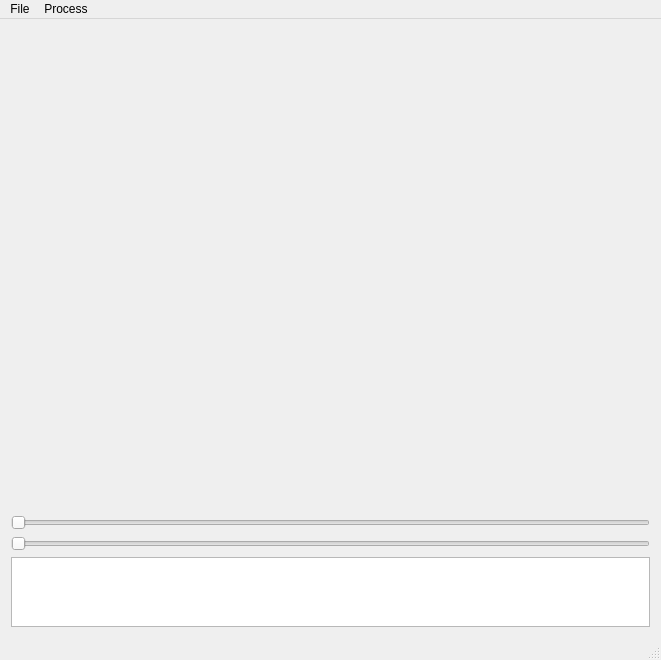
<?xml version="1.0" encoding="UTF-8"?>
<ui version="4.0">
 <class>MainWindow</class>
 <widget class="QMainWindow" name="MainWindow">
  <property name="enabled">
   <bool>true</bool>
  </property>
  <property name="geometry">
   <rect>
    <x>0</x>
    <y>0</y>
    <width>661</width>
    <height>660</height>
   </rect>
  </property>
  <property name="minimumSize">
   <size>
    <width>340</width>
    <height>300</height>
   </size>
  </property>
  <property name="windowTitle">
   <string>MainWindow</string>
  </property>
  <property name="iconSize">
   <size>
    <width>25</width>
    <height>25</height>
   </size>
  </property>
  <widget class="QWidget" name="centralWidget">
   <property name="sizePolicy">
    <sizepolicy hsizetype="Preferred" vsizetype="Preferred">
     <horstretch>8</horstretch>
     <verstretch>6</verstretch>
    </sizepolicy>
   </property>
   <property name="minimumSize">
    <size>
     <width>320</width>
     <height>240</height>
    </size>
   </property>
   <property name="sizeIncrement">
    <size>
     <width>8</width>
     <height>6</height>
    </size>
   </property>
   <layout class="QGridLayout" name="gridLayout">
    <item row="3" column="0">
     <widget class="QTextEdit" name="textEdit">
      <property name="sizePolicy">
       <sizepolicy hsizetype="Expanding" vsizetype="Expanding">
        <horstretch>9</horstretch>
        <verstretch>1</verstretch>
       </sizepolicy>
      </property>
      <property name="font">
       <font>
        <family>Courier New</family>
        <pointsize>12</pointsize>
       </font>
      </property>
      <property name="readOnly">
       <bool>true</bool>
      </property>
     </widget>
    </item>
    <item row="0" column="0">
     <widget class="QWidget" name="imageWidget" native="true">
      <property name="enabled">
       <bool>true</bool>
      </property>
      <property name="sizePolicy">
       <sizepolicy hsizetype="Preferred" vsizetype="Preferred">
        <horstretch>13</horstretch>
        <verstretch>10</verstretch>
       </sizepolicy>
      </property>
     </widget>
    </item>
    <item row="2" column="0">
     <widget class="QSlider" name="imageSlider">
      <property name="orientation">
       <enum>Qt::Horizontal</enum>
      </property>
     </widget>
    </item>
    <item row="1" column="0">
     <widget class="QSlider" name="opacitySlider">
      <property name="orientation">
       <enum>Qt::Horizontal</enum>
      </property>
     </widget>
    </item>
   </layout>
  </widget>
  <widget class="QMenuBar" name="menuBar">
   <property name="geometry">
    <rect>
     <x>0</x>
     <y>0</y>
     <width>661</width>
     <height>21</height>
    </rect>
   </property>
   <widget class="QMenu" name="menuFile">
    <property name="title">
     <string>File</string>
    </property>
    <addaction name="separator"/>
    <addaction name="actionAdd_Images_Folder"/>
    <addaction name="actionOpen_Volume_Data"/>
    <addaction name="actionOpen_Volume"/>
    <addaction name="actionQuit"/>
   </widget>
   <widget class="QMenu" name="menuProcess">
    <property name="title">
     <string>Process</string>
    </property>
    <widget class="QMenu" name="menuUS_Probe_Calibration">
     <property name="title">
      <string>US Probe Calibration</string>
     </property>
     <addaction name="actionCalibrate_Probe"/>
     <addaction name="actionCheck_Calibration_Error"/>
    </widget>
    <addaction name="actionCrop_Images"/>
    <addaction name="menuUS_Probe_Calibration"/>
    <addaction name="actionVolume_Reconstruction"/>
    <addaction name="action3D_Scene_Display"/>
   </widget>
   <addaction name="menuFile"/>
   <addaction name="menuProcess"/>
  </widget>
  <widget class="QStatusBar" name="statusBar"/>
  <action name="actionAdd_Images_Folder">
   <property name="text">
    <string>Open Image(s)</string>
   </property>
   <property name="toolTip">
    <string>Open Image or images</string>
   </property>
  </action>
  <action name="actionQuit">
   <property name="text">
    <string>Quit</string>
   </property>
  </action>
  <action name="actionOpen_Volume_Data">
   <property name="text">
    <string>Open Volume Data</string>
   </property>
  </action>
  <action name="actionVolume_Reconstruction">
   <property name="text">
    <string>Volume Reconstruction</string>
   </property>
  </action>
  <action name="actionOpen_Volume">
   <property name="text">
    <string>Open Volume</string>
   </property>
  </action>
  <action name="actionCrop_Images">
   <property name="text">
    <string>Crop Images</string>
   </property>
  </action>
  <action name="action3D_Scene_Display">
   <property name="text">
    <string>3D Scene Display</string>
   </property>
  </action>
  <action name="actionCalibrate_Probe">
   <property name="text">
    <string>Calibrate Probe</string>
   </property>
  </action>
  <action name="actionCheck_Calibration_Error">
   <property name="text">
    <string>Check Calibration Error</string>
   </property>
  </action>
 </widget>
 <layoutdefault spacing="6" margin="11"/>
 <resources/>
 <connections>
  <connection>
   <sender>actionQuit</sender>
   <signal>triggered()</signal>
   <receiver>MainWindow</receiver>
   <slot>close()</slot>
   <hints>
    <hint type="sourcelabel">
     <x>-1</x>
     <y>-1</y>
    </hint>
    <hint type="destinationlabel">
     <x>329</x>
     <y>244</y>
    </hint>
   </hints>
  </connection>
  <connection>
   <sender>actionAdd_Images_Folder</sender>
   <signal>triggered()</signal>
   <receiver>MainWindow</receiver>
   <slot>addImages()</slot>
   <hints>
    <hint type="sourcelabel">
     <x>-1</x>
     <y>-1</y>
    </hint>
    <hint type="destinationlabel">
     <x>329</x>
     <y>244</y>
    </hint>
   </hints>
  </connection>
  <connection>
   <sender>actionCalibrate_Probe</sender>
   <signal>triggered()</signal>
   <receiver>MainWindow</receiver>
   <slot>probeCalibration()</slot>
   <hints>
    <hint type="sourcelabel">
     <x>-1</x>
     <y>-1</y>
    </hint>
    <hint type="destinationlabel">
     <x>330</x>
     <y>311</y>
    </hint>
   </hints>
  </connection>
  <connection>
   <sender>imageSlider</sender>
   <signal>valueChanged(int)</signal>
   <receiver>MainWindow</receiver>
   <slot>displaySelectedImage(int)</slot>
   <hints>
    <hint type="sourcelabel">
     <x>249</x>
     <y>553</y>
    </hint>
    <hint type="destinationlabel">
     <x>127</x>
     <y>509</y>
    </hint>
   </hints>
  </connection>
  <connection>
   <sender>actionOpen_Volume_Data</sender>
   <signal>triggered()</signal>
   <receiver>MainWindow</receiver>
   <slot>openVolumeData()</slot>
   <hints>
    <hint type="sourcelabel">
     <x>-1</x>
     <y>-1</y>
    </hint>
    <hint type="destinationlabel">
     <x>330</x>
     <y>329</y>
    </hint>
   </hints>
  </connection>
  <connection>
   <sender>actionVolume_Reconstruction</sender>
   <signal>triggered()</signal>
   <receiver>MainWindow</receiver>
   <slot>volumeReconstruction()</slot>
   <hints>
    <hint type="sourcelabel">
     <x>-1</x>
     <y>-1</y>
    </hint>
    <hint type="destinationlabel">
     <x>330</x>
     <y>329</y>
    </hint>
   </hints>
  </connection>
  <connection>
   <sender>actionOpen_Volume</sender>
   <signal>triggered()</signal>
   <receiver>MainWindow</receiver>
   <slot>openVolume()</slot>
   <hints>
    <hint type="sourcelabel">
     <x>-1</x>
     <y>-1</y>
    </hint>
    <hint type="destinationlabel">
     <x>330</x>
     <y>329</y>
    </hint>
   </hints>
  </connection>
  <connection>
   <sender>opacitySlider</sender>
   <signal>valueChanged(int)</signal>
   <receiver>MainWindow</receiver>
   <slot>setSelectedOpacity(int)</slot>
   <hints>
    <hint type="sourcelabel">
     <x>104</x>
     <y>523</y>
    </hint>
    <hint type="destinationlabel">
     <x>4</x>
     <y>551</y>
    </hint>
   </hints>
  </connection>
  <connection>
   <sender>actionCrop_Images</sender>
   <signal>triggered()</signal>
   <receiver>MainWindow</receiver>
   <slot>cropImages()</slot>
   <hints>
    <hint type="sourcelabel">
     <x>-1</x>
     <y>-1</y>
    </hint>
    <hint type="destinationlabel">
     <x>330</x>
     <y>329</y>
    </hint>
   </hints>
  </connection>
  <connection>
   <sender>action3D_Scene_Display</sender>
   <signal>triggered()</signal>
   <receiver>MainWindow</receiver>
   <slot>display3DScene()</slot>
   <hints>
    <hint type="sourcelabel">
     <x>-1</x>
     <y>-1</y>
    </hint>
    <hint type="destinationlabel">
     <x>330</x>
     <y>329</y>
    </hint>
   </hints>
  </connection>
  <connection>
   <sender>actionCheck_Calibration_Error</sender>
   <signal>triggered()</signal>
   <receiver>MainWindow</receiver>
   <slot>checkCalibrationError()</slot>
   <hints>
    <hint type="sourcelabel">
     <x>-1</x>
     <y>-1</y>
    </hint>
    <hint type="destinationlabel">
     <x>330</x>
     <y>329</y>
    </hint>
   </hints>
  </connection>
 </connections>
 <slots>
  <slot>addImages()</slot>
  <slot>addMasks()</slot>
  <slot>probeCalibration()</slot>
  <slot>displaySelectedImage(int)</slot>
  <slot>openVolumeData()</slot>
  <slot>volumeReconstruction()</slot>
  <slot>openVolume()</slot>
  <slot>setSelectedOpacity(int)</slot>
  <slot>cropImages()</slot>
  <slot>display3DScene()</slot>
  <slot>checkCalibrationError()</slot>
 </slots>
</ui>
